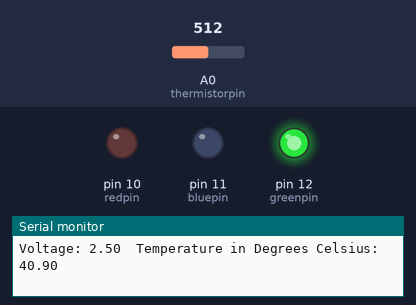
A sketch run on a simulated Arduino Uno, built with avr-gcc and run on an emulated ATmega328P. Parts: output pins drawn as LEDs (lit = HIGH), the last lines printed to the serial monitor. The test bench sets the inputs (shaded band); at power-on: A0 (thermistorpin) = 512.

Above: at 1.2 s.
1.3 s: A0 (thermistorpin) set to 357
4.2 s: A0 (thermistorpin) set to 328
At 5.8 s:
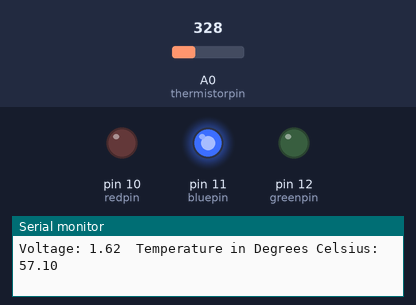
6.5 s: A0 (thermistorpin) set to 900
At 8.4 s:
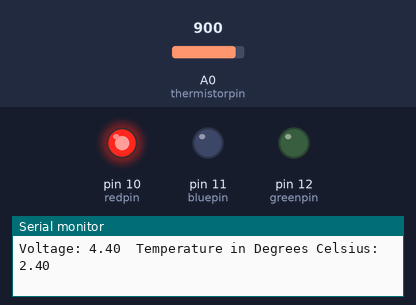
9.5 s: A0 (thermistorpin) set to 779
12.2 s: A0 (thermistorpin) set to 759
At 14.1 s:
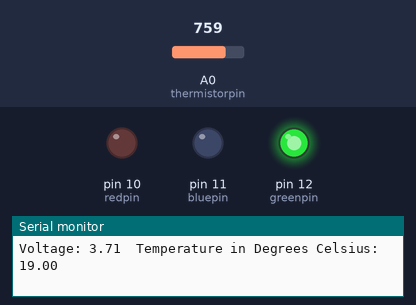
14.5 s: A0 (thermistorpin) set to 1023
At 15.9 s:
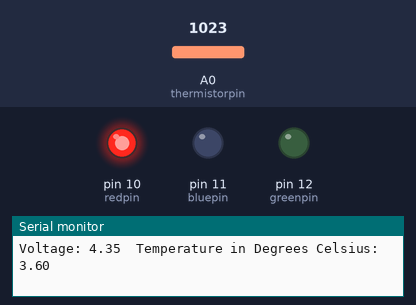
Timing chart, 0 to 17.5 s (numbered marks = the images above; inputs shaded):
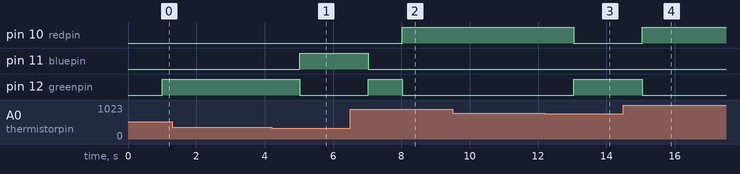

Measured:
- the behaviour switches between 343 and 342 on A0 (thermistorpin) (found by bisection; images 0 and 1)
- the behaviour switches between 769 and 768 on A0 (thermistorpin) (found by bisection; images 2 and 3)
- after the input at 4.2 s, pin 11 (bluepin): LOW → HIGH after 0.82 s; pin 12 (greenpin): HIGH → LOW after 0.82 s
- after the input at 6.5 s, pin 10 (redpin): LOW → HIGH after 1.5 s; pin 11 (bluepin): HIGH → LOW after 0.53 s; pin 12 (greenpin): LOW → HIGH after 0.53 s, → LOW 1.0 s later
- after the input at 12.2 s, pin 10 (redpin): HIGH → LOW after 0.85 s; pin 12 (greenpin): LOW → HIGH after 0.85 s
- after the input at 14.5 s, pin 10 (redpin): LOW → HIGH after 0.56 s; pin 12 (greenpin): HIGH → LOW after 0.56 s

The sketch:

Thermometer.ino
```cpp
int thermistorpin = 0;
double onlyusingoneresistor = 45;
double setresist = 1000. * onlyusingoneresistor;
double c;
double temperature;
double roundedtemperature;
double resist;
int laston = 0;
int redpin = 10;
int greenpin = 12;
int bluepin = 11;
double measuredvoltage;
double hightemp = 56.;
double lowtemp = 18.;
double avgsamples()          //Take average of 10 thermistor readings to reduce effect of outliers
{
    int maxind, minind;
    double sum = 0.;
    int numdeleted;
    double maxread = -1.;
    double minread = 1024.;
    int const NUMBEROFSAMPLES = 10;
    int selection[NUMBEROFSAMPLES];
    for (int i = 0; i < NUMBEROFSAMPLES; i++)
    {
        selection[i] = analogRead(thermistorpin);
        if (selection[i] > maxread)
            maxread = selection[i];
        if (selection[i] < minread)
            minread = selection[i];
        delay(100);
    }
    for (int j = 0; j < NUMBEROFSAMPLES; j++)
    {
        if (selection[j] == maxread)
        {    selection[j] = -1;
             break;
        }
    }
    for (int ja = 0; ja < NUMBEROFSAMPLES; ja++)
    {
        if (selection[ja] == minread)
        {    selection[ja] = 1024;
             break;
        }
    }
    for (int k = 0; k < NUMBEROFSAMPLES; k++)
    {
        if ((-1 < selection[k]) && (selection[k] < 1024))
            sum += selection[k];
    }
    return (sum / (NUMBEROFSAMPLES - 2));
}
double larryconversion(double reading)   //Implement regression equation calculated for the device
{
    return pow(reading, 5) * (-0.0167973656) + pow(reading, 4) * (0.3964290003) +  pow(reading, 3) * (-4.3590818278) + pow(reading, 2) * (20.8091075982) + reading * (-60.6340975474) + (116.7382716864);
}
void setup()  //Setup serial ports for LED'd
{
    Serial.begin(9600);
    pinMode(redpin, OUTPUT);
    pinMode(bluepin, OUTPUT);
    pinMode(greenpin, OUTPUT);
}
void loop()    //main program
{
    //report temperature based on thermistor's readings
    c = avgsamples();
    measuredvoltage = ((((c*10)-(int) c % 10)/10)/1023.) * 5.;
    temperature = larryconversion(measuredvoltage);
    temperature *= 10.;
    temperature = round(temperature);
    roundedtemperature = temperature / 10.;
    //resist = (setresist * c) / (1023 - c);
    //Serial.print(resist); Serial.print(" ");
    //Serial.print(c); Serial.println(" ");
    Serial.print("Voltage: "); Serial.print(measuredvoltage); Serial.print("  ");  Serial.print("Temperature in Degrees Celsius: "); Serial.println(roundedtemperature);

    //LED control
    //LED control; if temp is low turn on red, if temp is medium, turn on green, if temp is high, turn on blue; red is default

    if(roundedtemperature <= lowtemp)
    {
        if(laston != 0)
            digitalWrite(laston, LOW);
        digitalWrite(redpin, HIGH);
        laston = redpin;
    }
    else if (hightemp >= roundedtemperature && roundedtemperature > lowtemp)
    {
        if(laston != 0)
              digitalWrite(laston, LOW);
        digitalWrite(greenpin, HIGH);
        laston = greenpin;
    }
    else if (hightemp < roundedtemperature)
    {
        if(laston != 0)
            digitalWrite(laston, LOW);
        digitalWrite(bluepin, HIGH);
        laston = bluepin;
    }
    else
    {
        if(laston != 0)
            digitalWrite(laston, LOW);
        digitalWrite(redpin, HIGH);
        laston = redpin;
    }
}
```
